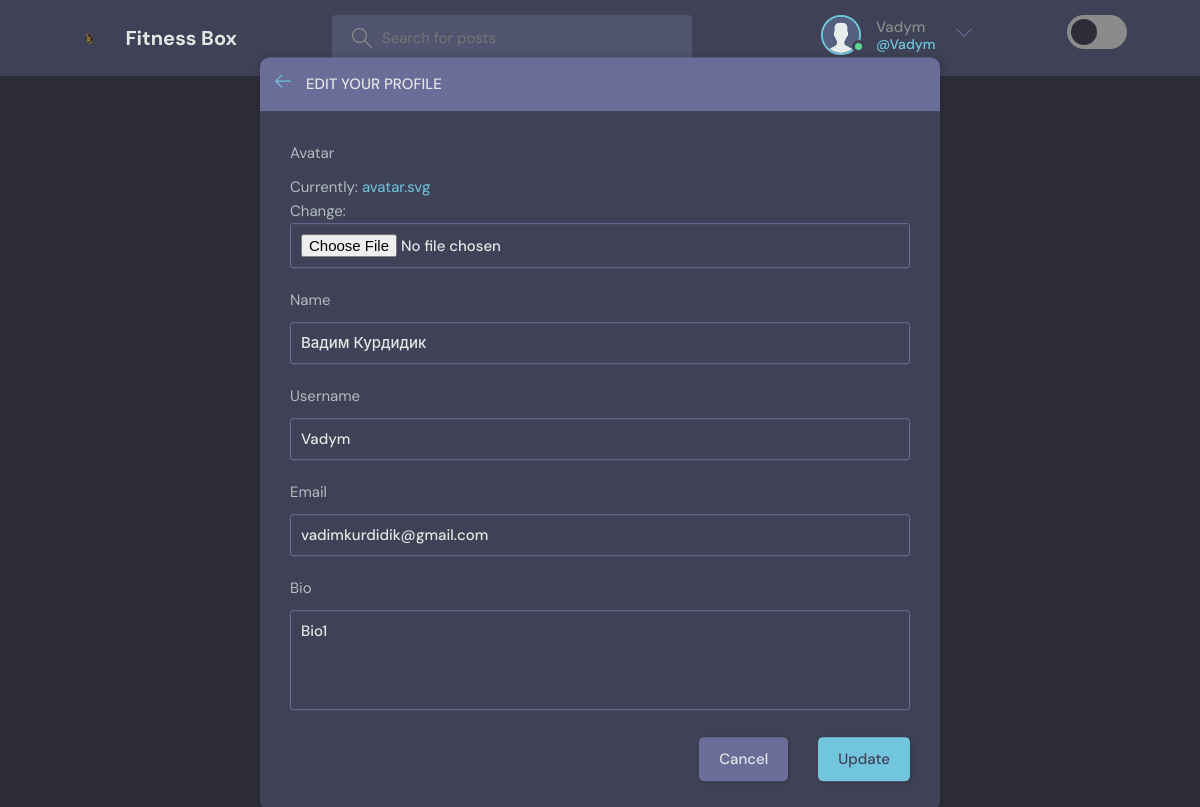
The page /update-user/ (signed in) on the database as committed earlier.
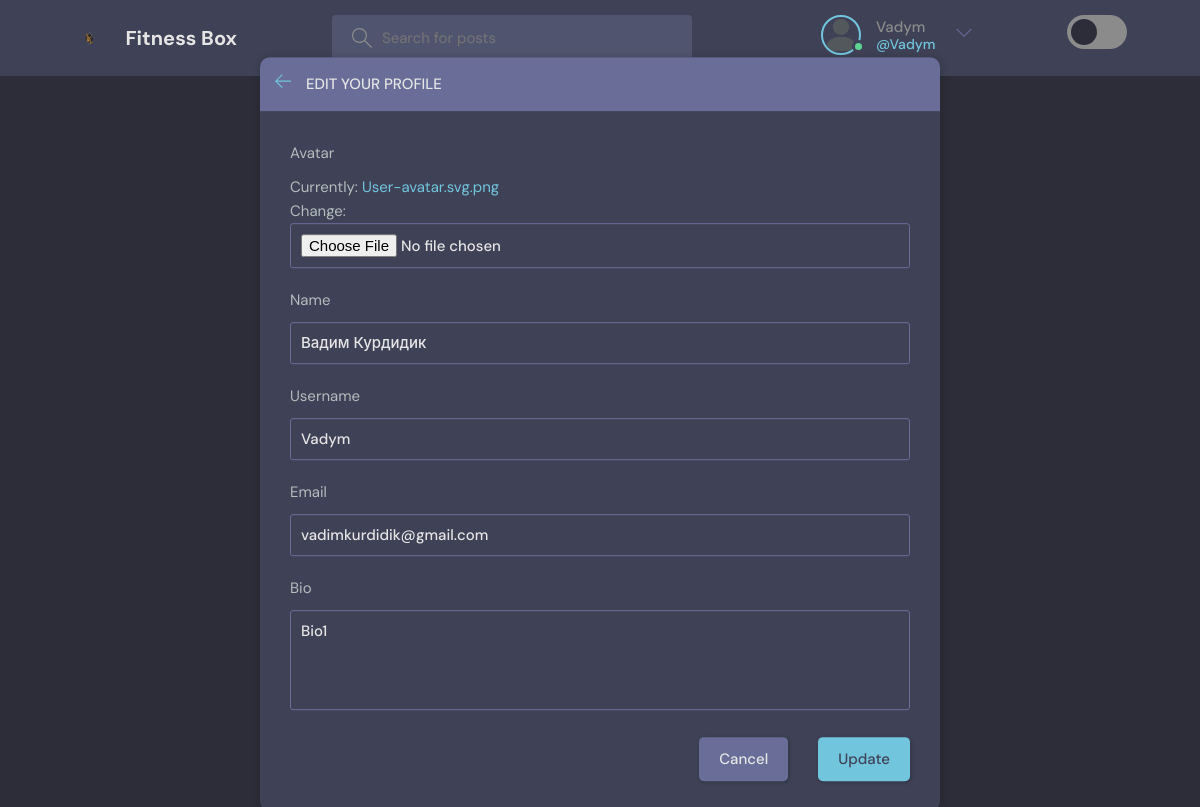
The same page on the database as committed later.
### base/models.py (models this page shows)
class User(AbstractUser):
    name = models.CharField(max_length=200, null=True)
    email = models.EmailField(unique=True, null=True)
    bio = models.TextField(null=True)
    avatar = models.ImageField(null=True, default="static/images/avatar.svg")
    USERNAME_FIELD = 'email'
    REQUIRED_FIELDS = []

### base/views.py (the view)
# urls.py: path('update-user/', views.updateUser, name="update-user"),
@login_required(login_url='login')
def updateUser(request):
    user = request.user
    form = UserForm(instance=user)
    if request.method == 'POST':
        form = UserForm(request.POST, request.FILES, instance=user)
        if form.is_valid():
            form.save()
            return redirect('user-profile', pk=user.id)
    return render(request, 'base/update-user.html', {'form': form})

### base/forms.py
class UserForm(ModelForm):
    class Meta:
        model = User
        fields = ['avatar', 'name', 'username', 'email', 'bio']

### base/templates/base/update-user.html (shortened to what this page needs)
{% extends 'main.html' %}
{% block content %}
<main class="update-account layout">
  <div class="container">
    <div class="layout__box">
      <div class="layout__boxHeader">
        <div class="layout__boxTitle">
          <a href="{% url 'home' %}">
            <svg version="1.1" xmlns="http://www.w3.org/2000/svg" width="32" height="32" viewBox="0 0 32 32">
              <title>arrow-left</title>
              <path
                d="M13.723 2.286l-13.723 13.714 13.719 13.714 1.616-1.611-10.96-10.96h27.625v-2.286h-27.625l10.965-10.965-1.616-1.607z">
              </path>
            </svg>
          </a>
          <h3>Edit your profile</h3>
        </div>
      </div>
      <div class="layout__body">
        <form class="form" action="" method="POST" enctype="multipart/form-data">
          {% for field in form %}
          <div class="form__group">
            <label for="profile_pic">{{field.label}}</label>
            {{field}}
          </div>
          {% endfor %}
          <div class="form__action">
            <a class="btn btn--dark" href="home.html">Cancel</a>
            <button class="btn btn--main" type="submit">Update</button>
          </div>
        </form>
      </div>
    </div>
  </div>
</main>
{% endblock content %}

### templates/navbar.html (shortened to what this page needs)
{% load static %}
<header class="header header--loggedIn">
    <div class="container">
        <a href="{% url 'home' %}" class="header__logo">
            <img src="{% static 'images/logo.svg' %}" />
            <h1>Fitness Box</h1>
        </a>
        <form class="header__search" method="GET" action="{% url 'home' %}">
            <label>
                <input name="q" placeholder="Search for posts" />
            </label>
        </form>
        <nav class="header__menu">
            {% if request.user.is_authenticated %}
            <div class="header__user">
                <a href="{% url 'user-profile' request.user.id%}">
                    <div class="avatar avatar--medium active">
                        <img src="{{request.user.avatar.url}}" />
                    </div>
                    <p>{{request.user.username}} <span>@{{request.user.username}}</span></p>
                </a>
                <button class="dropdown-button">
                    <svg version="1.1" xmlns="http://www.w3.org/2000/svg" width="32" height="32" viewBox="0 0 32 32">
                        <title>chevron-down</title>
                        <path d="M16 21l-13-13h-3l16 16 16-16h-3l-13 13z"></path>
                    </svg>
                </button>
            </div>
            {% else %}
            <a href="{% url 'register' %}">
                <img src="{% static 'images/avatar.svg' %}" />
                <p>Sign up</p>
            </a>
            {% endif %}
        </nav>
        <div>
            <label class="theme-switch" for="theme-toggle">
                <span class="slider"></span>
              </label>
        </div>
    </div>
</header>

Rows that differ between the two databases and show on the page:
changed User "Vadym": user.avatar: picture added in place of a placeholder
Other text that changed with them:
text no longer shown: "Currently: avatar.svg Change:"
text now shown: "Currently: User-avatar.svg.png Change:"
